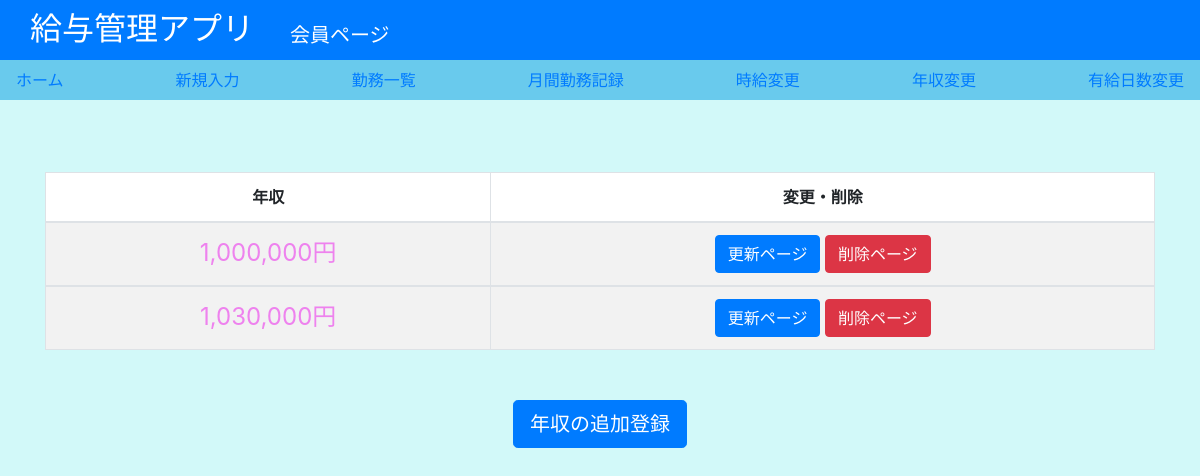
Page /listyearwage/ (signed in) on the earlier database version.
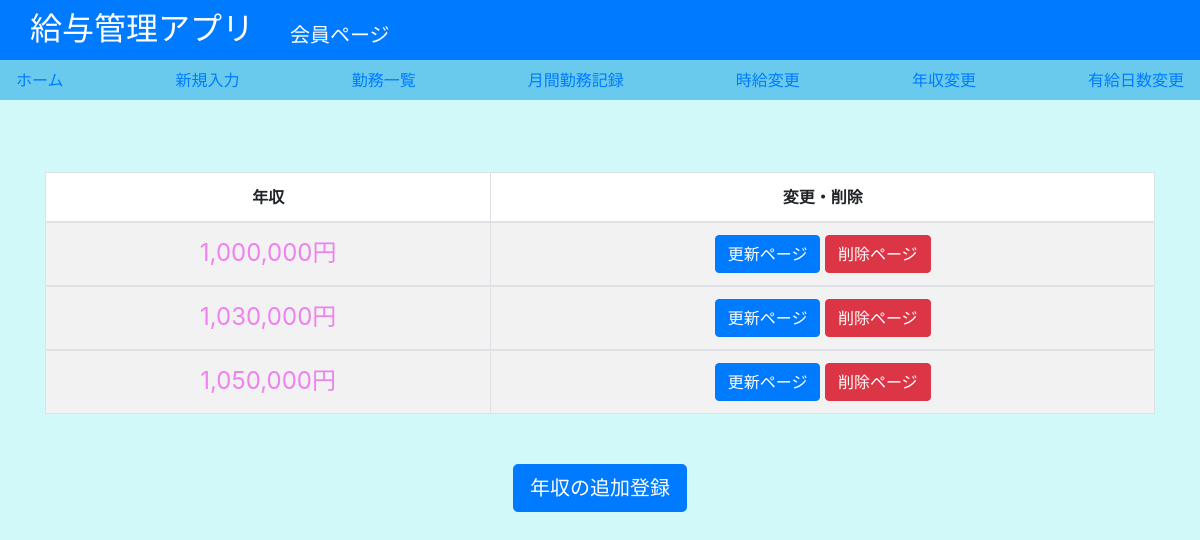
Same page on the later database version.
### salary/models.py (models this page shows, shortened)
class Yearwage(models.Model):
    class Meta:
       verbose_name="年収"
    name = models.PositiveIntegerField(default=1000000,verbose_name="年収")
    user = models.ForeignKey(get_user_model(), verbose_name='ログインユーザー', on_delete=models.CASCADE)

### salary/views.py (the view)
# urls.py: path("listyearwage/", views.yearwagelist, name="yearwage_list"),
def yearwagelist(request):
    yearwage=Yearwage.objects.filter(user_id=request.user.id)
    return render(request, 'salary/yearwage_list.html', {"yearwage":yearwage})

### salary/templates/salary/yearwage_list.html
{% extends "salary/base2.html" %}
{% load humanize %}
{% block main %}
<br><br>
    <table style="background-color: white;" id=wage_list width="100%" class="table table-striped table-bordered table-hover">
        <thead>
            <tr>
                <th class="center">年収</th>
                <th class="center">変更・削除</th>
            </tr>
        </thead>
        {% for yearwage in yearwage %}
        <tbody>
            <tr>
                <td class="center"><span class="important"> {{ yearwage.name|intcomma }}円</span></td>
                <td class="center">
                    <a class="btn btn-primary" href="{% url 'yearwage_update' yearwage.id %}" role="button">更新ページ</a>
                    <a class="btn btn-danger" href="{% url 'yearwage_delete' yearwage.id %}" role="button">削除ページ</a>
                </td>
            </tr>
        </tbody>
        {% empty %}
            <h1 class="center">コンテンツがありません。</h1>
        {% endfor %}
    </table>
<h3 class="center2"><a class="btn btn-primary btn-lg" href="{% url 'yearwage_create' %}" role="button">年収の追加登録</a></h3>
{% endblock %}

Differences in the rows shown:
added Yearwage: name "1,050,000"
